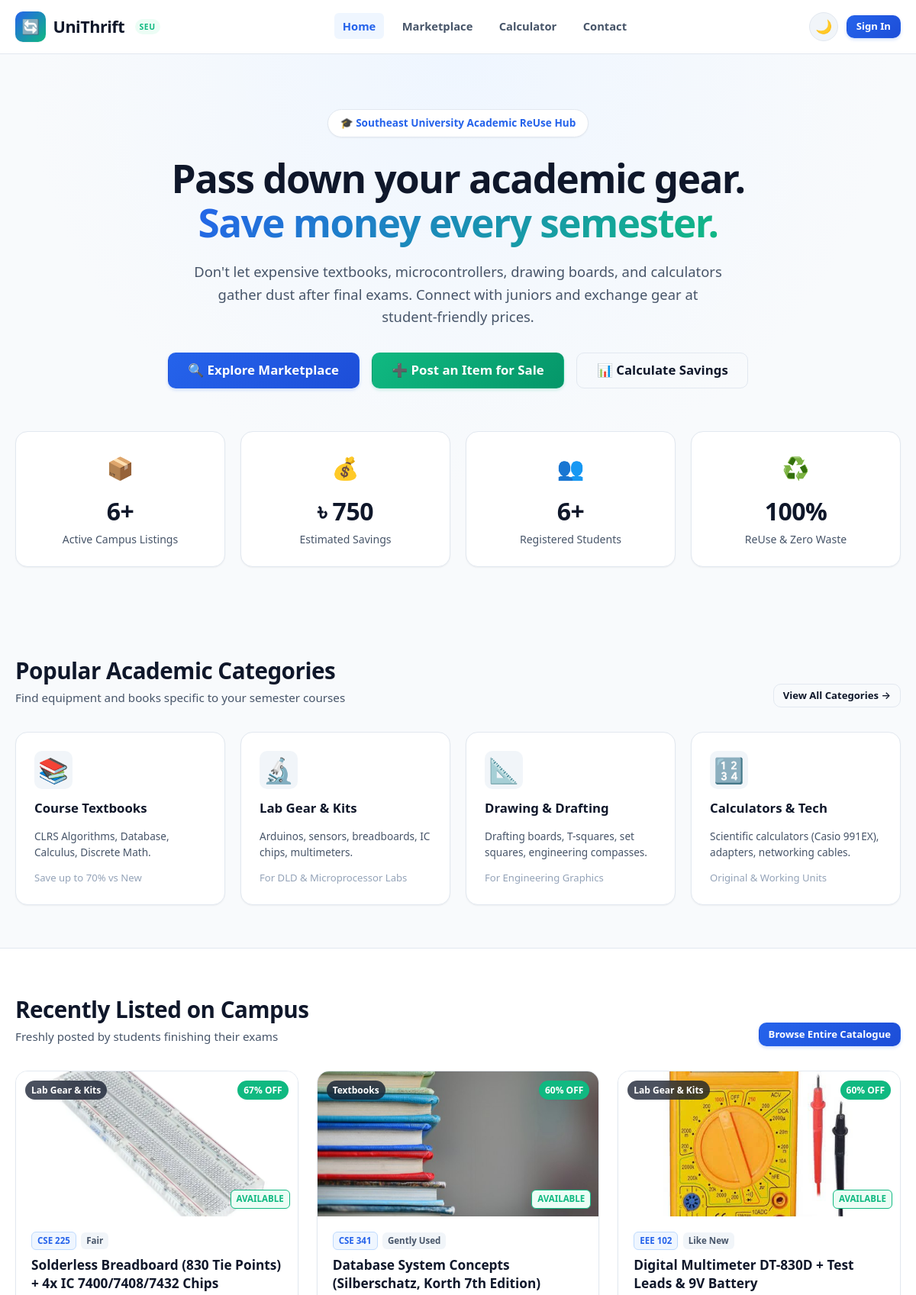
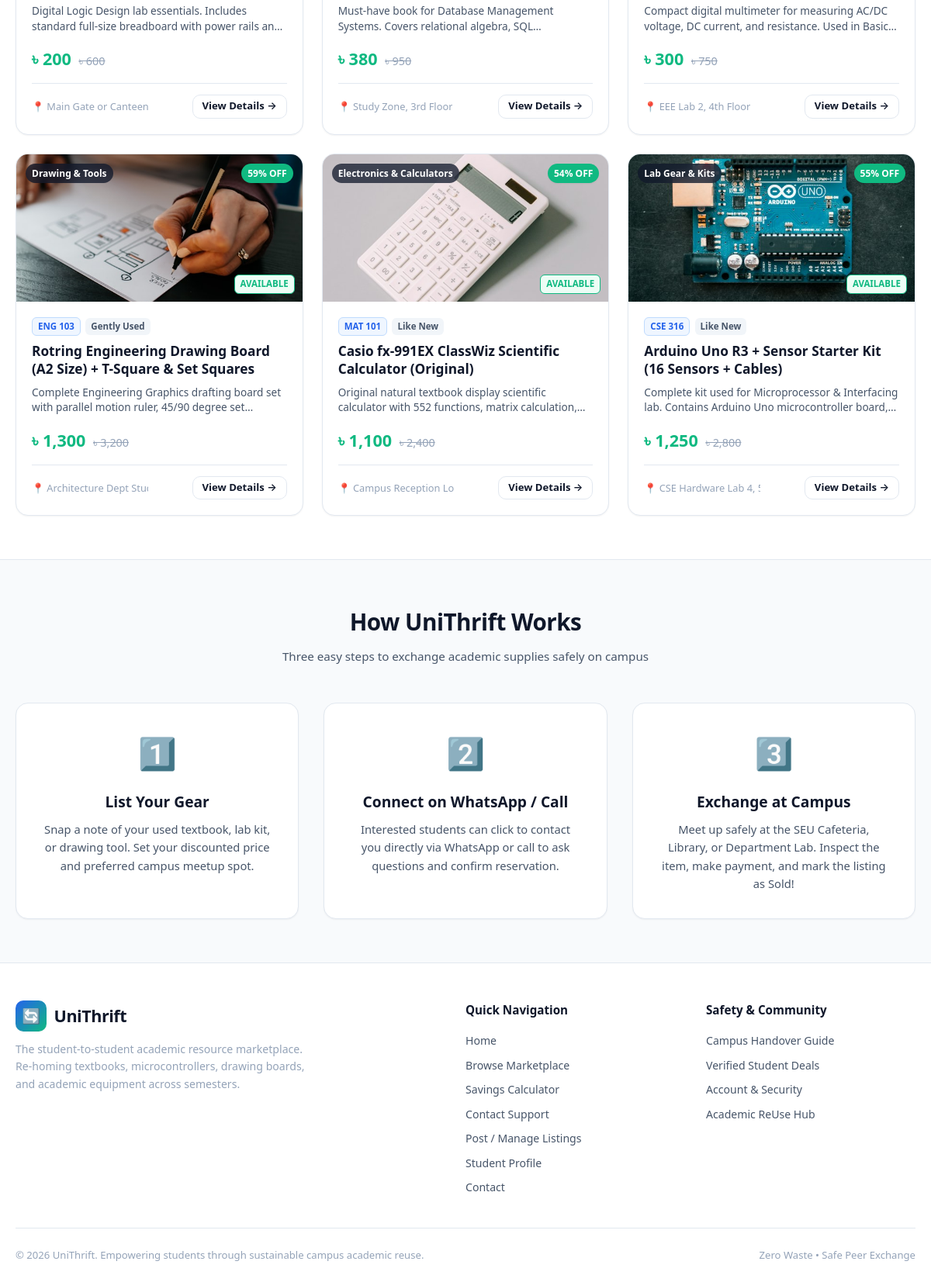
The page / on the database its author committed (2 pictures, top to bottom).
### tables this page shows
CREATE TABLE `items` (
  `id` int(11) NOT NULL AUTO_INCREMENT,
  `user_id` int(11) NOT NULL,
  `title` varchar(150) NOT NULL,
  `category` enum('Textbooks','Lab Gear & Kits','Drawing & Tools','Electronics & Calculators','Other') NOT NULL,
  `course_code` varchar(20) DEFAULT NULL,
  `item_condition` enum('Like New','Gently Used','Fair') NOT NULL,
  `original_price` decimal(10,2) NOT NULL,
  `selling_price` decimal(10,2) NOT NULL,
  `description` text NOT NULL,
  `meetup_location` varchar(120) NOT NULL,
  `image_icon` varchar(10) DEFAULT '?',
  `image_url` varchar(255) DEFAULT NULL,
  `status` enum('Available','Reserved','Sold') DEFAULT 'Available',
  `created_at` timestamp NOT NULL DEFAULT current_timestamp(),
  `updated_at` timestamp NOT NULL DEFAULT current_timestamp() ON UPDATE current_timestamp(),
  PRIMARY KEY (`id`),
  KEY `user_id` (`user_id`),
  CONSTRAINT `items_ibfk_1` FOREIGN KEY (`user_id`) REFERENCES `users` (`id`) ON DELETE CASCADE
);

### includes/auth_check.php (called while the page is built, shortened)
<?php
function format_price($amount): string {
    return APP_CURRENCY . ' ' . number_format((float)$amount, 0);
}
function calc_discount_pct($original, $selling): int {
    $orig = (float)$original;
    $sell = (float)$selling;
    return (int)round((($orig - $sell) / $orig) * 100);
}
function get_item_image(?string $imageUrl): ?string {
    $cleanPath = ltrim($imageUrl, '/\\');
    if (file_exists(__DIR__ . '/../' . $cleanPath) || file_exists(__DIR__ . '/' . $cleanPath)) {
        return $imageUrl;
    }
    return null;
}

### index.php (the view, shortened to what this page needs)
<?php
require_once __DIR__ . '/includes/header.php';
$totalItems = 0;
$totalSavings = 0;
$totalUsers = 0;
$featuredItems = [];
try {
    if ($pdo) {
        $stmt = $pdo->query("SELECT COUNT(*) FROM items WHERE status = 'Available'");
        $totalItems = (int)$stmt->fetchColumn();
        $stmt = $pdo->query("SELECT COALESCE(SUM(original_price - selling_price), 0) FROM items WHERE status = 'Sold' AND original_price > selling_price");
        $totalSavings = (float)$stmt->fetchColumn();
        $stmt = $pdo->query("SELECT COUNT(*) FROM users");
        $totalUsers = (int)$stmt->fetchColumn();
        $stmt = $pdo->query("
            SELECT i.*, u.full_name, u.phone
            FROM items i
            JOIN users u ON i.user_id = u.id
            WHERE i.status = 'Available'
            ORDER BY i.id DESC
            LIMIT 6
        ");
        $featuredItems = $stmt->fetchAll();
    }
} catch (PDOException $e) {
}
?>
<section class="hero">
    <div class="container">
        <div class="hero-pill">
            <span>🎓 Southeast University Academic ReUse Hub</span>
        </div>
        <h1 class="hero-title">
            Pass down your academic gear.<br>
            <span class="hero-gradient">Save money every semester.</span>
        </h1>
        <p class="hero-subtitle">
            Don't let expensive textbooks, microcontrollers, drawing boards, and calculators gather dust after final exams. Connect with juniors and exchange gear at student-friendly prices.
        </p>
        <div class="hero-actions">
            <a href="marketplace.php" class="btn btn-primary btn-lg">
                🔍 Explore Marketplace
            </a>
            <a href="my_listings.php" class="btn btn-accent btn-lg">
                ➕ Post an Item for Sale
            </a>
            <a href="calculator.php" class="btn btn-outline btn-lg">
                📊 Calculate Savings
            </a>
        </div>
        <div class="stats-grid">
            <div class="stat-card">
                <div class="stat-icon">📦</div>
                <div class="stat-value"><?= number_format($totalItems) ?>+</div>
                <div class="stat-label">Active Campus Listings</div>
            </div>
            <div class="stat-card">
                <div class="stat-icon">💰</div>
                <div class="stat-value"><?= APP_CURRENCY ?> <?= number_format($totalSavings) ?></div>
                <div class="stat-label">Estimated Savings</div>
            </div>
            <div class="stat-card">
                <div class="stat-icon">👥</div>
                <div class="stat-value"><?= number_format($totalUsers) ?>+</div>
                <div class="stat-label">Registered Students</div>
            </div>
            <div class="stat-card">
                <div class="stat-icon">♻️</div>
                <div class="stat-value">100%</div>
                <div class="stat-label">ReUse &amp; Zero Waste</div>
            </div>
        </div>
    </div>
</section>
<section class="section">
    <div class="container">
        <div class="section-header">
            <div>
                <h2 class="section-title">Popular Academic Categories</h2>
                <p class="section-desc">Find equipment and books specific to your semester courses</p>
            </div>
            <a href="marketplace.php" class="btn btn-outline btn-sm">View All Categories &rarr;</a>
        </div>
        <div class="categories-grid">
            <a href="marketplace.php?category=Textbooks" class="category-card">
                <div class="cat-icon">📚</div>
                <div class="cat-name">Course Textbooks</div>
                <div class="cat-desc" style="font-size: 0.85rem; color: var(--text-secondary);">CLRS Algorithms, Database, Calculus, Discrete Math.</div>
                <div class="cat-count">Save up to 70% vs New</div>
            </a>
            <a href="marketplace.php?category=Lab+Gear+%26+Kits" class="category-card">
                <div class="cat-icon">🔬</div>
                <div class="cat-name">Lab Gear &amp; Kits</div>
                <div class="cat-desc" style="font-size: 0.85rem; color: var(--text-secondary);">Arduinos, sensors, breadboards, IC chips, multimeters.</div>
                <div class="cat-count">For DLD &amp; Microprocessor Labs</div>
            </a>
            <a href="marketplace.php?category=Drawing+%26+Tools" class="category-card">
                <div class="cat-icon">📐</div>
                <div class="cat-name">Drawing &amp; Drafting</div>
                <div class="cat-desc" style="font-size: 0.85rem; color: var(--text-secondary);">Drafting boards, T-squares, set squares, engineering compasses.</div>
                <div class="cat-count">For Engineering Graphics</div>
            </a>
            <a href="marketplace.php?category=Electronics+%26+Calculators" class="category-card">
                <div class="cat-icon">🔢</div>
                <div class="cat-name">Calculators &amp; Tech</div>
                <div class="cat-desc" style="font-size: 0.85rem; color: var(--text-secondary);">Scientific calculators (Casio 991EX), adapters, networking cables.</div>
                <div class="cat-count">Original &amp; Working Units</div>
            </a>
        </div>
    </div>
</section>
<section class="section" style="background-color: var(--bg-surface); border-top: 1px solid var(--border-color); border-bottom: 1px solid var(--border-color);">
    <div class="container">
        <div class="section-header">
            <div>
                <h2 class="section-title">Recently Listed on Campus</h2>
                <p class="section-desc">Freshly posted by students finishing their exams</p>
            </div>
            <a href="marketplace.php" class="btn btn-primary btn-sm">Browse Entire Catalogue</a>
        </div>
        <div class="items-grid">
            <?php if (empty($featuredItems)): ?>
                <div style="grid-column: 1 / -1; text-align: center; padding: 3rem;">
                    <div style="font-size: 3rem; margin-bottom: 1rem;">📦</div>
                    <h3 style="font-size: 1.25rem; margin-bottom: 0.5rem;">No items listed yet</h3>
                    <p style="color: var(--text-secondary); margin-bottom: 1.5rem;">Be the first student to post an item for sale!</p>
                    <a href="my_listings.php" class="btn btn-primary">Post an Item</a>
                </div>
            <?php else: ?>
                <?php foreach ($featuredItems as $item): ?>
                    <?php
                        $discount = calc_discount_pct($item['original_price'], $item['selling_price']);
                    ?>
                    <div class="item-card">
                        <div class="card-img-wrap">
                            <?php $imgSrc = get_item_image($item['image_url'] ?? null); ?>
                            <?php if ($imgSrc): ?>
                                <img src="<?= htmlspecialchars($imgSrc) ?>" alt="<?= htmlspecialchars($item['title']) ?>" class="card-img-real">
                            <?php else: ?>
                                <span class="card-img-placeholder"><?= htmlspecialchars($item['image_icon'] ?? '📦') ?></span>
                            <?php endif; ?>
                            <span class="card-badge-category"><?= htmlspecialchars($item['category']) ?></span>
                            <?php if ($discount > 0): ?>
                                <span class="card-badge-discount"><?= $discount ?>% OFF</span>
                            <?php endif; ?>
                            <span class="card-badge-status status-available">Available</span>
                        </div>
                        <div class="card-body">
                            <div class="card-tags">
                                <?php if (!empty($item['course_code'])): ?>
                                    <span class="tag-course"><?= htmlspecialchars($item['course_code']) ?></span>
                                <?php endif; ?>
                                <span class="tag-condition"><?= htmlspecialchars($item['item_condition']) ?></span>
                            </div>
                            <h3 class="card-title" title="<?= htmlspecialchars($item['title']) ?>">
                                <?= htmlspecialchars($item['title']) ?>
                            </h3>
                            <p class="card-desc">
                                <?= htmlspecialchars($item['description']) ?>
                            </p>
                            <div class="card-price-row">
                                <span class="price-current"><?= format_price($item['selling_price']) ?></span>
                                <?php if ((float)$item['original_price'] > (float)$item['selling_price']): ?>
                                    <span class="price-original"><?= format_price($item['original_price']) ?></span>
                                <?php endif; ?>
                            </div>
                            <div class="card-footer">
                                <span class="card-location" title="<?= htmlspecialchars($item['meetup_location']) ?>">
                                    📍 <?= htmlspecialchars($item['meetup_location']) ?>
                                </span>
                                <a href="item_details.php?id=<?= (int)$item['id'] ?>" class="btn btn-outline btn-sm">
                                    View Details &rarr;
                                </a>
                            </div>
                        </div>
                    </div>
                <?php endforeach; ?>
            <?php endif; ?>
        </div>
    </div>
</section>
<section class="section">
    <div class="container" style="text-align: center;">
        <h2 class="section-title" style="margin-bottom: 0.5rem;">How UniThrift Works</h2>
        <p class="section-desc" style="margin-bottom: 3rem;">Three easy steps to exchange academic supplies safely on campus</p>
        <div style="display: grid; grid-template-columns: repeat(auto-fit, minmax(260px, 1fr)); gap: 2rem;">
            <div style="background: var(--bg-surface); padding: 2rem; border-radius: var(--radius-lg); border: 1px solid var(--border-color); box-shadow: var(--shadow-sm);">
                <div style="font-size: 2.5rem; margin-bottom: 1rem;">1️⃣</div>
                <h3 style="font-size: 1.2rem; font-weight: 700; margin-bottom: 0.5rem;">List Your Gear</h3>
                <p style="color: var(--text-secondary); font-size: 0.92rem;">
                    Snap a note of your used textbook, lab kit, or drawing tool. Set your discounted price and preferred campus meetup spot.
                </p>
            </div>
            <div style="background: var(--bg-surface); padding: 2rem; border-radius: var(--radius-lg); border: 1px solid var(--border-color); box-shadow: var(--shadow-sm);">
                <div style="font-size: 2.5rem; margin-bottom: 1rem;">2️⃣</div>
                <h3 style="font-size: 1.2rem; font-weight: 700; margin-bottom: 0.5rem;">Connect on WhatsApp / Call</h3>
                <p style="color: var(--text-secondary); font-size: 0.92rem;">
                    Interested students can click to contact you directly via WhatsApp or call to ask questions and confirm reservation.
                </p>
            </div>
            <div style="background: var(--bg-surface); padding: 2rem; border-radius: var(--radius-lg); border: 1px solid var(--border-color); box-shadow: var(--shadow-sm);">
                <div style="font-size: 2.5rem; margin-bottom: 1rem;">3️⃣</div>
                <h3 style="font-size: 1.2rem; font-weight: 700; margin-bottom: 0.5rem;">Exchange at Campus</h3>
                <p style="color: var(--text-secondary); font-size: 0.92rem;">
                    Meet up safely at the SEU Cafeteria, Library, or Department Lab. Inspect the item, make payment, and mark the listing as Sold!
                </p>
            </div>
        </div>
    </div>
</section>
<?php require_once __DIR__ . '/includes/footer.php'; ?>

### rows shown on the page
items: image_url (picture), category "Lab Gear & Kits", discount "67", course_code "CSE 225", item_condition "Fair", title "Solderless Breadboard (830 Tie Points) + 4x IC 7400/7408/7432 Chips", description "Digital Logic Design lab essentials. Includes standard full-size breadboard with power rails…", selling_price "৳ 200", original_price "৳ 600", meetup_location "Main Gate or Canteen"
items: image_url (picture), category "Textbooks", discount "60", course_code "CSE 341", item_condition "Gently Used", title "Database System Concepts (Silberschatz, Korth 7th Edition)", description "Must-have book for Database Management Systems. Covers relational algebra,…", selling_price "৳ 380", original_price "৳ 950", meetup_location "Study Zone, 3rd Floor"
items: image_url (picture), category "Lab Gear & Kits", discount "60", course_code "EEE 102", item_condition "Like New", title "Digital Multimeter DT-830D + Test Leads & 9V Battery", description "Compact digital multimeter for measuring AC/DC voltage, DC current, and resistance. Used in…", selling_price "৳ 300", original_price "৳ 750", meetup_location "EEE Lab 2, 4th Floor"
items: image_url (picture), category "Drawing & Tools", discount "59", course_code "ENG 103", item_condition "Gently Used", title "Rotring Engineering Drawing Board (A2 Size) + T-Square & Set Squares", description "Complete Engineering Graphics drafting board set with parallel motion ruler, 45/90 degree…", selling_price "৳ 1,300", original_price "৳ 3,200", meetup_location "Architecture Dept S…"
items: image_url (picture), category "Electronics & Calculators", discount "54", course_code "MAT 101", item_condition "Like New", title "Casio fx-991EX ClassWiz Scientific Calculator (Original)", description "Original natural textbook display scientific calculator with 552 functions, matrix…", selling_price "৳ 1,100", original_price "৳ 2,400", meetup_location "Campus Reception…"
items: image_url (picture), category "Lab Gear & Kits", discount "55", course_code "CSE 316", item_condition "Like New", title "Arduino Uno R3 + Sensor Starter Kit (16 Sensors + Cables)", description "Complete kit used for Microprocessor & Interfacing lab. Contains Arduino Uno microcontroller…", selling_price "৳ 1,250", original_price "৳ 2,800", meetup_location "CSE Hardware Lab 4…"

### other values the page prints
APP_NAME "UniThrift"
$totalItems "6"
APP_CURRENCY "৳"
$totalSavings "750"
$totalUsers "6"
